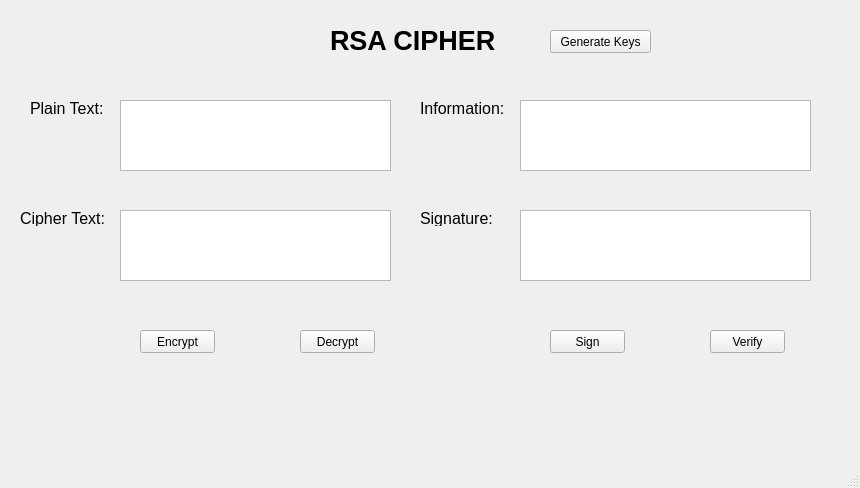
<?xml version="1.0" encoding="UTF-8"?>
<ui version="4.0">
 <class>MainWindow</class>
 <widget class="QMainWindow" name="MainWindow">
  <property name="geometry">
   <rect>
    <x>0</x>
    <y>0</y>
    <width>860</width>
    <height>488</height>
   </rect>
  </property>
  <property name="windowTitle">
   <string>MainWindow</string>
  </property>
  <widget class="QWidget" name="centralwidget">
   <widget class="QLabel" name="label">
    <property name="geometry">
     <rect>
      <x>330</x>
      <y>20</y>
      <width>181</width>
      <height>41</height>
     </rect>
    </property>
    <property name="font">
     <font>
      <pointsize>20</pointsize>
      <weight>75</weight>
      <bold>true</bold>
     </font>
    </property>
    <property name="text">
     <string>RSA CIPHER</string>
    </property>
   </widget>
   <widget class="QTextEdit" name="txt_plain_text">
    <property name="geometry">
     <rect>
      <x>120</x>
      <y>100</y>
      <width>271</width>
      <height>71</height>
     </rect>
    </property>
   </widget>
   <widget class="QTextEdit" name="txt_info">
    <property name="geometry">
     <rect>
      <x>520</x>
      <y>100</y>
      <width>291</width>
      <height>71</height>
     </rect>
    </property>
   </widget>
   <widget class="QTextEdit" name="txt_cipher_text">
    <property name="geometry">
     <rect>
      <x>120</x>
      <y>210</y>
      <width>271</width>
      <height>71</height>
     </rect>
    </property>
   </widget>
   <widget class="QTextEdit" name="txt_sign">
    <property name="geometry">
     <rect>
      <x>520</x>
      <y>210</y>
      <width>291</width>
      <height>71</height>
     </rect>
    </property>
   </widget>
   <widget class="QLabel" name="label_2">
    <property name="geometry">
     <rect>
      <x>30</x>
      <y>100</y>
      <width>81</width>
      <height>16</height>
     </rect>
    </property>
    <property name="font">
     <font>
      <pointsize>12</pointsize>
     </font>
    </property>
    <property name="text">
     <string>Plain Text:</string>
    </property>
   </widget>
   <widget class="QLabel" name="label_3">
    <property name="geometry">
     <rect>
      <x>20</x>
      <y>210</y>
      <width>91</width>
      <height>16</height>
     </rect>
    </property>
    <property name="font">
     <font>
      <pointsize>12</pointsize>
     </font>
    </property>
    <property name="text">
     <string>Cipher Text:</string>
    </property>
   </widget>
   <widget class="QLabel" name="label_4">
    <property name="geometry">
     <rect>
      <x>420</x>
      <y>100</y>
      <width>101</width>
      <height>16</height>
     </rect>
    </property>
    <property name="font">
     <font>
      <pointsize>12</pointsize>
     </font>
    </property>
    <property name="text">
     <string>Information:</string>
    </property>
   </widget>
   <widget class="QLabel" name="label_5">
    <property name="geometry">
     <rect>
      <x>420</x>
      <y>210</y>
      <width>81</width>
      <height>16</height>
     </rect>
    </property>
    <property name="font">
     <font>
      <pointsize>12</pointsize>
     </font>
    </property>
    <property name="text">
     <string>Signature:</string>
    </property>
   </widget>
   <widget class="QPushButton" name="btn_gen_keys">
    <property name="geometry">
     <rect>
      <x>550</x>
      <y>30</y>
      <width>101</width>
      <height>23</height>
     </rect>
    </property>
    <property name="text">
     <string>Generate Keys</string>
    </property>
   </widget>
   <widget class="QPushButton" name="btn_encrypt">
    <property name="geometry">
     <rect>
      <x>140</x>
      <y>330</y>
      <width>75</width>
      <height>23</height>
     </rect>
    </property>
    <property name="text">
     <string>Encrypt</string>
    </property>
   </widget>
   <widget class="QPushButton" name="btn_decrypt">
    <property name="geometry">
     <rect>
      <x>300</x>
      <y>330</y>
      <width>75</width>
      <height>23</height>
     </rect>
    </property>
    <property name="text">
     <string>Decrypt</string>
    </property>
   </widget>
   <widget class="QPushButton" name="btn_sign">
    <property name="geometry">
     <rect>
      <x>550</x>
      <y>330</y>
      <width>75</width>
      <height>23</height>
     </rect>
    </property>
    <property name="text">
     <string>Sign</string>
    </property>
   </widget>
   <widget class="QPushButton" name="btn_verify">
    <property name="geometry">
     <rect>
      <x>710</x>
      <y>330</y>
      <width>75</width>
      <height>23</height>
     </rect>
    </property>
    <property name="text">
     <string>Verify</string>
    </property>
   </widget>
  </widget>
  <widget class="QMenuBar" name="menubar">
   <property name="geometry">
    <rect>
     <x>0</x>
     <y>0</y>
     <width>860</width>
     <height>21</height>
    </rect>
   </property>
  </widget>
  <widget class="QStatusBar" name="statusbar"/>
 </widget>
 <resources/>
 <connections/>
</ui>
